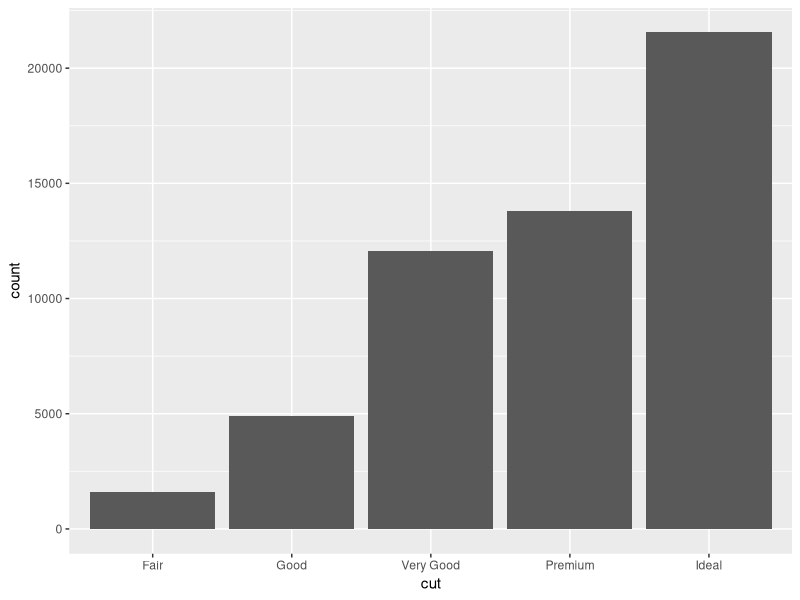
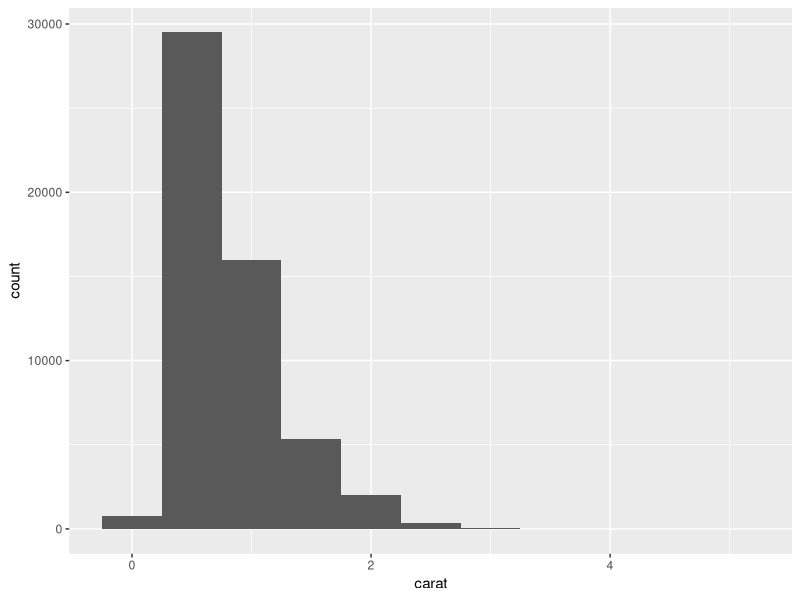
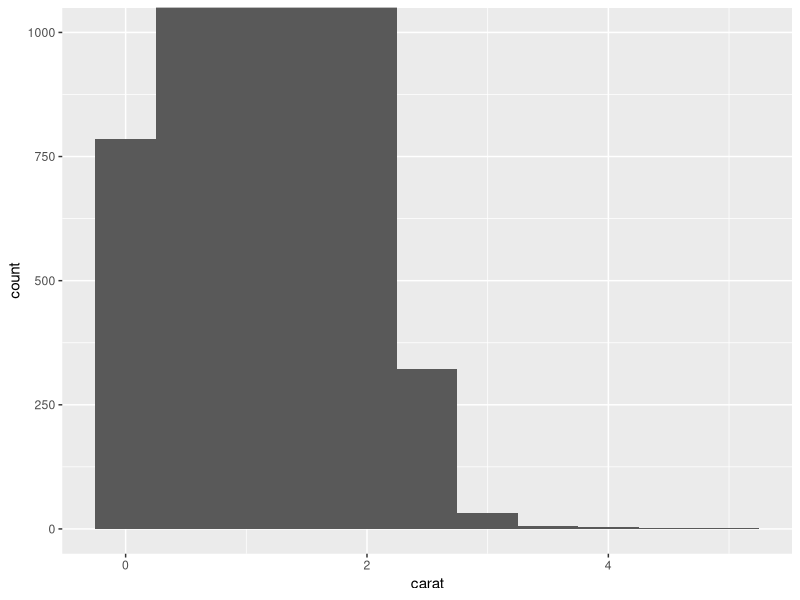
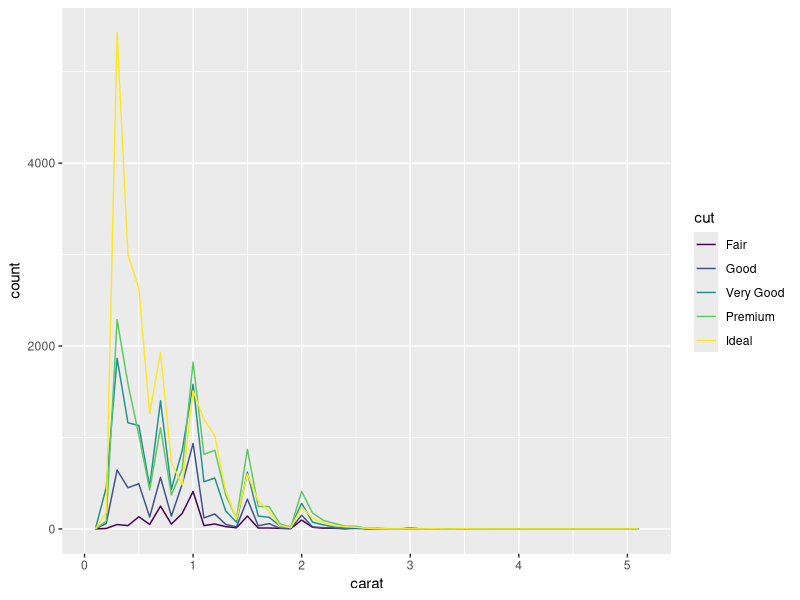
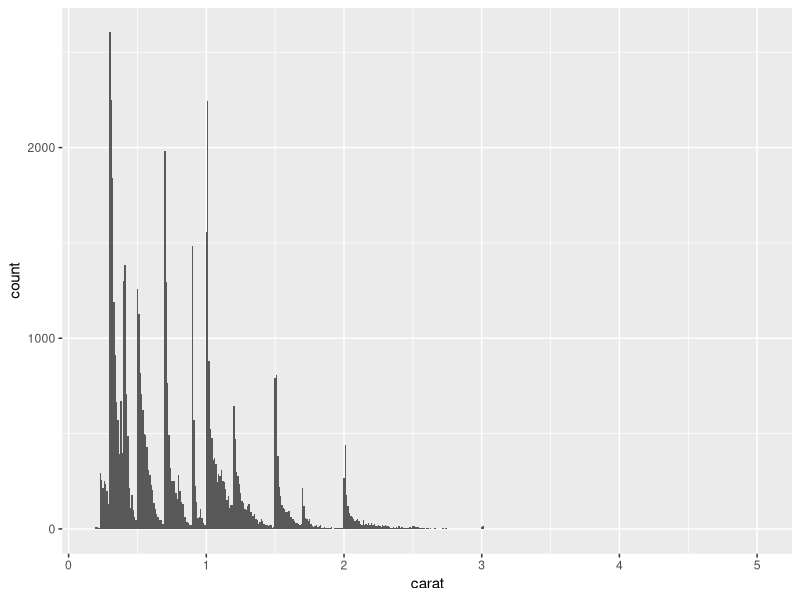
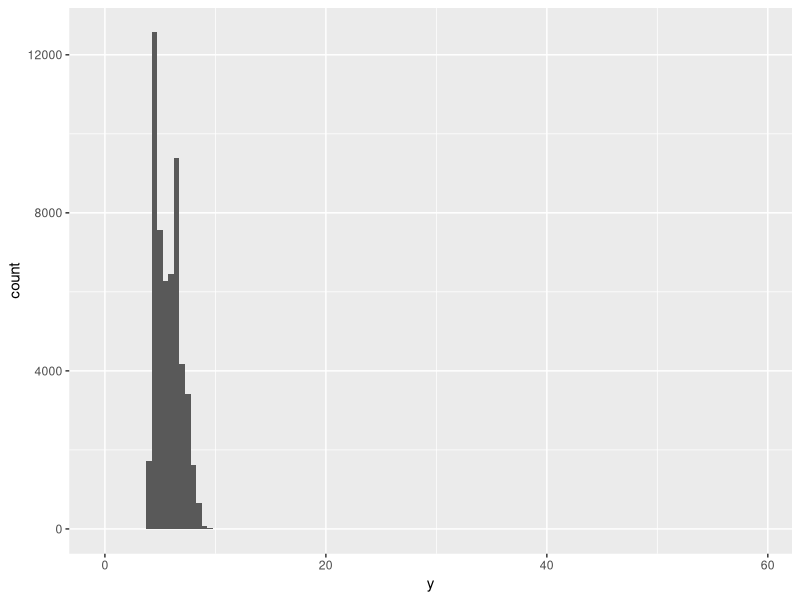
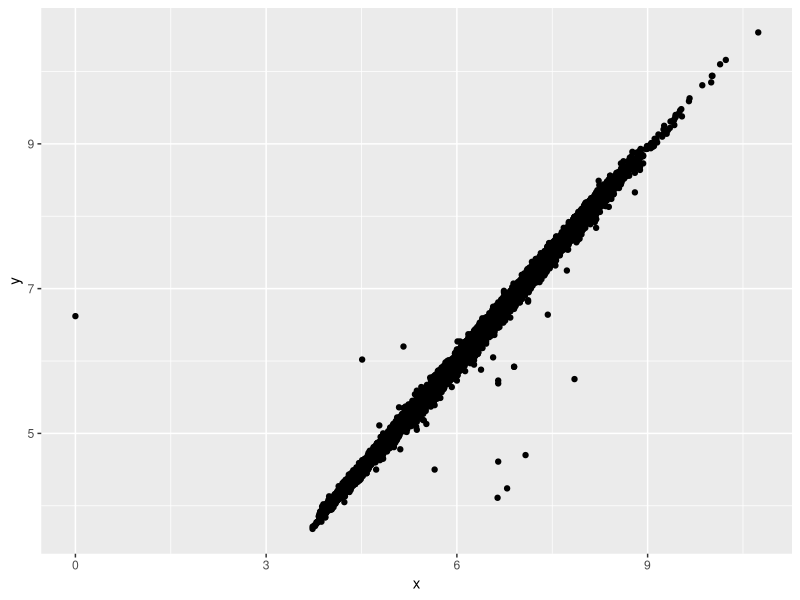
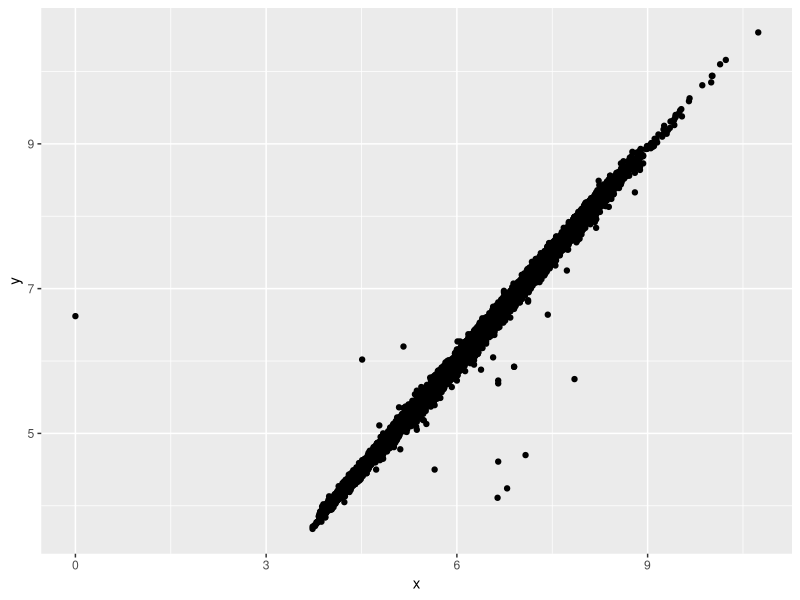

Source code (R) for these figures, in order: (Note: this script raises an error after producing the figures.)
# Book: R for Data Science https://r4ds.had.co.nz
# Chapter 7

# Use visualisation and transformation to explore your data in a systematic way - exploratory data analysis (EDA)
# EDA iterative cycle:
# 1) Generate questions about your data.
# 2) Search for answers by visualising, transforming, and modelling your data.
# 3) Use what you learn to refine your questions and/or generate new questions.

# install.packages("tidyverse")
library(tidyverse)

View(diamonds)
?diamonds

# Categorical & continues variables. Intuition
# Categorical variable takes one of a relativly small set of values
# Continues variable takes any of an infinite set of ordered values

# Determine categorical and continues variables in diamonds? 


# 1. Variation

# 1.1 Categorical variable - geom_bar(), count()
ggplot(diamonds, aes(cut)) +
  geom_bar()

diamonds %>%
  count(cut)

# Note - short form is used for simplicity (data, mapping are omitted)

# 1.2 Continues variable - geom_histogram(), count(), geom_freqpoly()
ggplot(diamonds, aes(carat)) +
  geom_histogram(binwidth = 0.5)

diamonds %>%
  count(cut_width(carat, 0.5))

# <TODO> What are the min and max values of diamonds$carat? 
# Discover min(), max() and summary()


# Why oservations with carat>=3 were not visualised on the above histogram?  

# one can zoom to small values of the y-axis to visualize them
ggplot(diamonds, aes(carat)) +
  geom_histogram(binwidth = 0.5) +
  coord_cartesian(ylim = c(0,1000)) 


# Multiple histograms in the same plot
# Use geom_freqpoly() to avoid overlapping (uses count() the same as geom_histogram())
ggplot(diamonds, aes(carat, colour = cut)) +
  geom_freqpoly(binwidth = 0.1)
 

# 1.3 Typical values
# The histogram below suggests several interesting questions:
# 1) Why are there more diamonds at whole carats and common fractions of carats?
# 2) Why are there more diamonds slightly to the right of each peak than there are slightly to the left of each peak?
ggplot(diamonds, aes(x = carat)) +
  geom_histogram(binwidth = 0.01)


# 1.4 Unusual values
# Outliers are observations that are unusual; data points that don’t seem to fit the pattern. 
# Sometimes outliers are data entry errors; other times outliers suggest important new science.
# When you have a lot of data, outliers are sometimes difficult to see in a histogram (see example above, where we limited y).

# Let's take the distribution of the y variable from the diamonds dataset. 
# The only evidence of outliers is the unusually wide limits on the x-axis.
ggplot(diamonds, aes(y)) + 
  geom_histogram(binwidth = 0.5)

# <TODO> How can we visualize outliers?



# What three unusual values are?

unusual <- diamonds %>% 
  filter(y < 3 | y > 20) %>% 
  select(price, x, y, z) %>%
  arrange(y)

unusual

# We know that diamonds can’t have a width of 0mm, so these values must be incorrect.
# We might also suspect that measurements of 32mm and 59mm are implausible: those diamonds are over an inch long, 
# but don’t cost hundreds of thousands of dollars!

# It’s good practice to repeat your analysis with and without the outliers. 
# If they have minimal effect on the results, and you can’t figure out why they’re there, 
# it’s reasonable to replace them with missing values, and move on. 
# However, if they have a substantial effect on your results, you shouldn’t drop them without justification. 
# You’ll need to figure out what caused them (e.g. a data entry error) and disclose that you removed them in your write-up



# 2. Missing values
# What to do with unusual values?

# Option 1: drop the enture row - not recommended
diamonds2 <- diamonds %>% 
  filter(between(y, 3, 20))

# Option 2: replacing the unusual values with missing values
diamonds2 <- diamonds %>% 
  mutate(y = ifelse(y < 3 | y > 20, NA, y))


# When you print variable with missing value ggplot gives you a warning
ggplot(data = diamonds2, mapping = aes(x = x, y = y)) + 
  geom_point()

# To suppress that warning, set na.rm = TRUE:
ggplot(data = diamonds2, mapping = aes(x = x, y = y)) + 
  geom_point(na.rm = TRUE)

# One can make new variable with is.na() and use it in analysys.
# E.g. in nycflights13::flights, missing values in the dep_time variable indicate that the flight was cancelled.
# So you might want to compare the scheduled departure times for cancelled and non-cancelled times.
flights %>% 
  mutate(
    cancelled = is.na(dep_time),
    sched_hour = sched_dep_time %/% 100,
    sched_min = sched_dep_time %% 100,
    sched_dep_time = sched_hour + sched_min / 60
  ) %>% 
  ggplot(aes(sched_dep_time, colour = cancelled)) + 
    geom_freqpoly(binwidth = 1/4)

# There are many more non-cancelled flights than cancelled flights, therefor the plot isn't great



# 3. Covariation. Intuition

# Covariation is the tendency for the values of two or more variables to vary together in a related way.
# The best way to spot covariation is to visualise the relationship between two or more variables.


# 3.1 A categorical and continuous variable - geom_freqpoly(), box_plot()

# <TODO> Use geom_freaqpoly() to visualize price variations for different cuts (binwidth = 500)



# It’s hard to see the difference in distribution because the overall counts differ so much:
# <TODO> Use geom_bar() or count() to show the counts differ for different cuts




# Solution: to make the comparison easier, instead of displaying count, we’ll display density,
# which is the count standardised so that the area under each frequency polygon is one.

ggplot(diamonds, aes(price, y = ..density.., colour = cut)) + 
  geom_freqpoly(binwidth = 500)

# <TODO> How average price depends on cut value?

# A boxplot can answer this question more pricesely.
# Boxplot explanation: https://en.wikipedia.org/wiki/Box_plot#cite_note-4, https://towardsdatascience.com/understanding-boxplots-5e2df7bcbd51

ggplot(diamonds, aes(cut, price)) +
  geom_boxplot()

ggplot(diamonds, aes(x = reorder(cut, price, FUN = median), price)) +
  geom_boxplot()

ggplot(diamonds, aes(x = reorder(cut, price, FUN = median), price)) +
  geom_boxplot() +
  coord_flip()



# 3.2 Two categorical variables
# To visualise the covariation between categorical variables, you’ll need to count the number of observations for each combination. 
# geom_count(), count()

ggplot(diamonds, aes(cut, color)) +
  geom_count()

color_cut <- diamonds %>%
  count(color, cut)

# <TODO> What kind of dependency between color and cut have you mention in the plot and color_cut?


# 3.3 Two continuous variables

# <TODO> How did you visualize the covariation between two continues variables in pr_visualization?
# <TODO> Visualize a relationship between the carat size and price of a diamond




# Scatterplots become less useful as the size of your dataset grows, because points begin to overplot, 
# One way to fix the problem - using the alpha aesthetic to add transparency.

ggplot(diamonds, aes(carat, price, alpha = 1 / 100)) + 
  geom_point()

# Another solution - geom_bin2d() to bin in two dimensions
ggplot(diamonds, aes(carat, price)) +
  geom_bin2d()


# Another option is to bin one continuous variable so it acts like a categorical variable
ggplot(diamonds, aes(carat, price)) + 
  geom_boxplot(aes(group = cut_width(carat, 0.3)))

# With varwidth = TRUE width of the boxplot proportional to the number of points
ggplot(diamonds, aes(carat, price)) + 
  geom_boxplot(aes(group = cut_width(carat, 0.3)), varwidth = TRUE)


# 4. Patterns and models

# A scatterplot of Old Faithful eruption lengths versus the wait time between eruptions shows a pattern: 
# longer wait times are associated with longer eruptions. 
# The scatterplot also displays the two clusters that we noticed above

ggplot(faithful, aes(eruptions, waiting)) + 
  geom_point()







